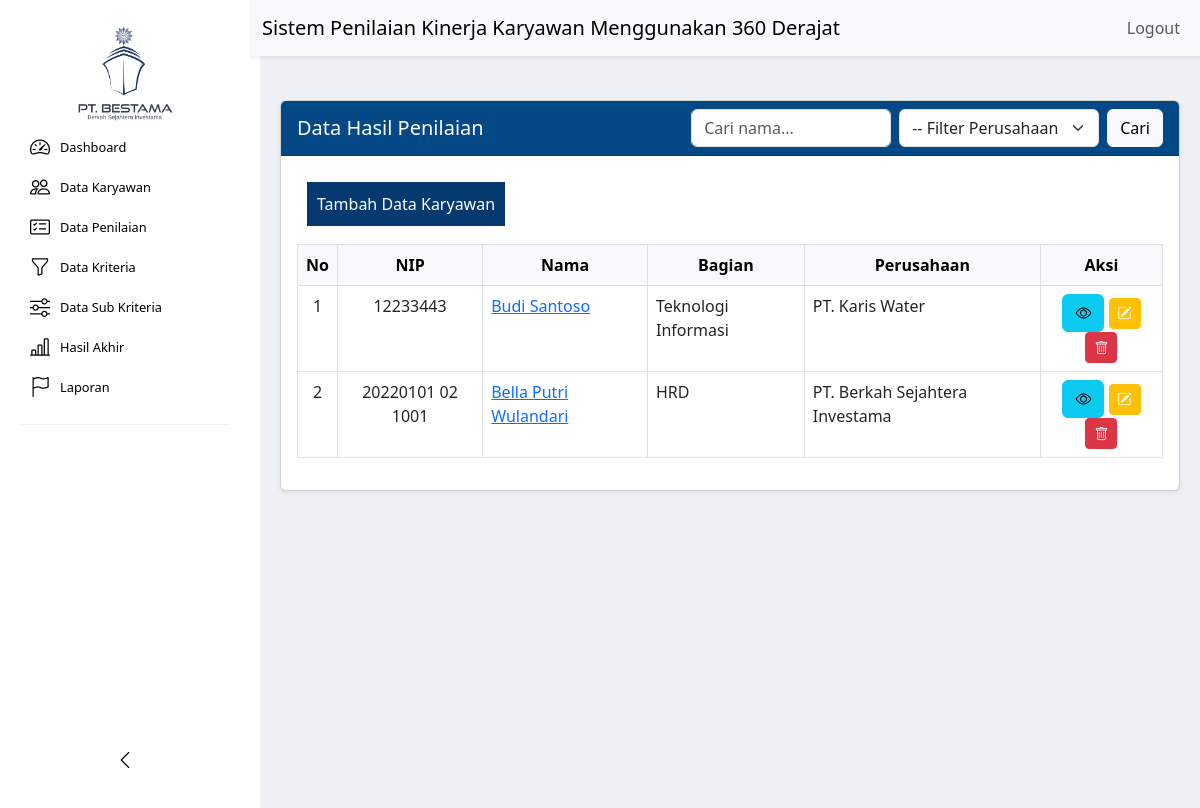
/manager/Karyawan/karyawan.php, run on the app's committed database.
### tables this page shows
CREATE TABLE `tabel_karyawan` (
  `nip` varchar(20) NOT NULL,
  `nama` varchar(100) NOT NULL,
  `bagian` varchar(100) NOT NULL,
  `jabatan` varchar(100) NOT NULL,
  `tanggal_masuk` date NOT NULL,
  `status` enum('Tetap','Kontrak','Magang') NOT NULL,
  `perusahaan` varchar(100) NOT NULL
);

### manager/Karyawan/karyawan.php (the view, shortened to what this page needs)
<?php
include '../../config/koneksi.php';
?>
<!DOCTYPE html>
<html lang="id">
<head>
    <link href="https://cdn.jsdelivr.net/npm/bootstrap@5.3.0/dist/css/bootstrap.min.css" rel="stylesheet">
    <link href="https://cdn.jsdelivr.net/npm/bootstrap-icons/font/bootstrap-icons.css" rel="stylesheet">
</head>
<body>
<?php include "../sidebar.php" ?>
<div class="content" id="content">
  <div class="card shadow-sm mt-4">
    <div class="card-header bg-custom">
      <div class="d-flex justify-content-between align-items-center flex-wrap gap-2">
        <h5 class="mb-0">Data Hasil Penilaian</h5>
        <div class="d-flex align-items-center gap-2">
          <input type="text" class="form-control" placeholder="Cari nama..." id="searchNama" style="width: 200px;">
          <select class="form-select" id="filterPerusahaan" style="width: 200px;">
            <option value="">-- Filter Perusahaan --</option>
          </select>
          <button class="btn btn-light" type="button" onclick="filterData()">Cari</button>
        </div>
      </div>
    </div>
  <div class="card-body">
    <div class="d-flex justify-content-start mb-2">
      <button class="btn-custom" data-bs-toggle="modal" data-bs-target="#modalTambahKaryawan">
        Tambah Data Karyawan
      </button>
    </div>
    <table id="tabelKaryawan" class="table table-bordered">
      <thead class="table-light">
        <tr>
          <th class="text-center fw-bold">No</th>
          <th class="text-center fw-bold">NIP</th>
          <th class="text-center fw-bold">Nama</th>
          <th class="text-center fw-bold">Bagian</th>
          <th class="text-center fw-bold">Perusahaan</th>
          <th class="text-center fw-bold">Aksi</th>
        </tr>
      </thead>
      <tbody>
        <?php
        $query = mysqli_query($koneksi, "SELECT * FROM tabel_karyawan");
        $no = 1;
        while ($row = mysqli_fetch_assoc($query)) {
        ?>
          <tr>
            <td class="text-center"><?= $no++ ?></td>
            <td class="text-center"><?= htmlspecialchars($row['nip']) ?></td>
            <td>
              <a href="../Penilaian/detail_penilaian.php?nip=<?= urlencode($row['nip']) ?>">
                <?= htmlspecialchars($row['nama']) ?>
              </a>
            </td>
            <td><?= htmlspecialchars($row['bagian']) ?></td>
            <td><?= htmlspecialchars($row['perusahaan']) ?></td>
            <td class="text-center">
              <button class="btn btn-info" onclick="showDetailKaryawan(
                '<?= htmlspecialchars($row['nip'], ENT_QUOTES) ?>',
                '<?= htmlspecialchars($row['nama'], ENT_QUOTES) ?>',
                '<?= htmlspecialchars($row['bagian'], ENT_QUOTES) ?>',
                '<?= htmlspecialchars($row['jabatan'], ENT_QUOTES) ?>',
                '<?= htmlspecialchars($row['tanggal_masuk'], ENT_QUOTES) ?>',
                '<?= htmlspecialchars($row['status'], ENT_QUOTES) ?>',
                '<?= htmlspecialchars($row['perusahaan'], ENT_QUOTES) ?>')">
                <i class="bi bi-eye"></i>
              </button>
              <button class="btn btn-sm btn-warning text-white" onclick="showEditModal(
                '<?= htmlspecialchars($row['nip'], ENT_QUOTES) ?>',
                '<?= htmlspecialchars($row['nama'], ENT_QUOTES) ?>',
                '<?= htmlspecialchars($row['bagian'], ENT_QUOTES) ?>',
                '<?= htmlspecialchars($row['jabatan'], ENT_QUOTES) ?>',
                '<?= htmlspecialchars($row['tanggal_masuk'], ENT_QUOTES) ?>',
                '<?= htmlspecialchars($row['status'], ENT_QUOTES) ?>',
                '<?= htmlspecialchars($row['perusahaan'], ENT_QUOTES) ?>')">
                <i class="bi bi-pencil-square"></i>
              </button>
              <a href="hapus_karyawan.php?nip=<?= urlencode($row['nip']) ?>"
                 onclick="return confirm('Yakin ingin menghapus data karyawan ini?')"
                 class="btn btn-sm btn-danger">
                <i class="bi bi-trash"></i>
              </a>
            </td>
          </tr>
        <?php } ?>
      </tbody>
    </table>
  </div>
</div>
</body>
</html>

### manager/Karyawan/karyawan.php (style rules this page uses)
.btn-custom { background-color: #063970; color: white; padding : 10px; margin : 10px; border: none; }
.bg-custom { background-color: #044885 !important; color: white !important; }

### data on the page
tabel_karyawan: nip "12233443", nama "Budi Santoso", bagian "Teknologi Informasi", perusahaan "PT. Karis Water"
tabel_karyawan: nip "20220101 02 1001", nama "Bella Putri Wulandari", bagian "HRD", perusahaan "PT. Berkah Sejahtera Investama"
